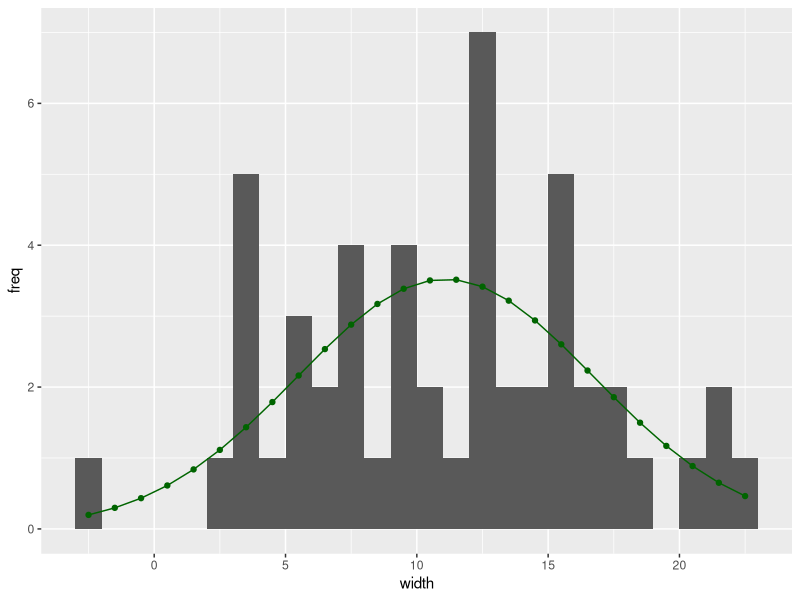
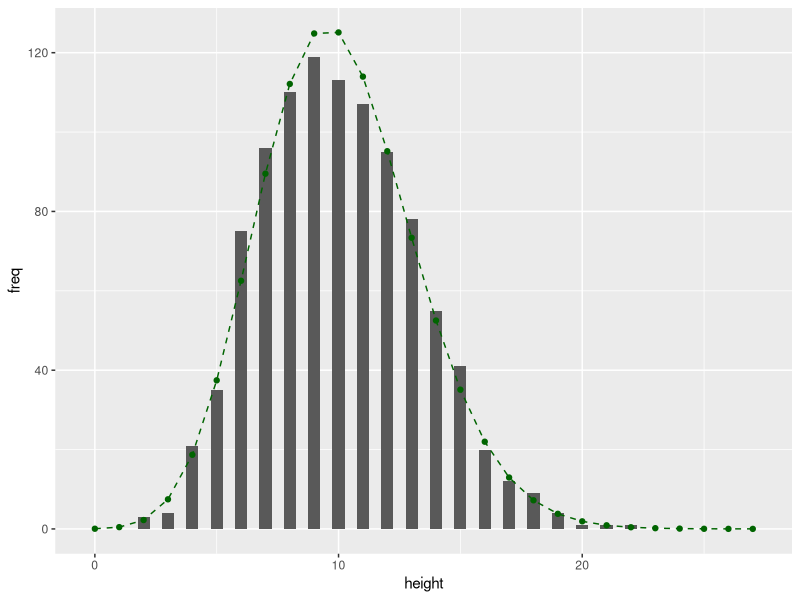

Generate these figures, in order, with R:
library(tidyverse)
library(patchwork)

# Normal distribution -----------------------------------------------------
# create vector and df of 50 random samples
v_norm <- rnorm(50, mean = 10, sd = 5)
df_norm <- tibble(width=v_norm)

# create idealized probability distribution
x <- seq(min(v_norm), max(v_norm), length = 100) #equally spaced vector covering
                                                #the range of the random data
mu <- mean(v_norm) #mean of the random data
sigma <- sd(v_norm) #standard deviation of the random data
pd <- dnorm(x, mu, sigma) #probability distribution based on the above quantities

# calculate the probability in discrete bins to compare graphically with random data
x_min <- floor(min(v_norm)) #lower end of range, as integer
x_max <- ceiling(max(v_norm)) #upper end of range, as integer
bin <- seq(x_min, x_max, by = 1) # create bin boundaries

p <- NULL # create object to contain vector of probabilities corresponding to bins
for (i in 1:(length(bin)- 1)) {
  p[i] <- pnorm(bin[i+1], mean = mu, sd =sigma) - pnorm(bin[i], mean = mu, sd = sigma)
} # loop over each bin, adding the cumulative probability within its bounds to
  # the corresponding term of vector p

# scale probability distribution to the data
df_prob <- tibble(p, bin = bin[-length(bin)] +  0.5) %>% 
  mutate (freq = p * length(v_norm))

# plot random samples overlaid by probability distribution
df_norm %>% 
  ggplot(aes(x=width)) +
  geom_histogram(binwidth = 1,
                 center = 0.5) +
  geom_point(data = df_prob,
             aes(y=freq,
                 x=bin),
             color = "darkgreen") +
  geom_line(data = df_prob,
            aes(y=freq,
                x=bin),
            color = "darkgreen")


# Poisson distribution ----------------------------------------------------
# create vector and df of 1000 random samples

v_pois <- rpois(1000, lambda = 10)

df_pois <- tibble(height = v_pois)

# create probability mass as df
x2 <- seq(0,max(v_pois)+5, by = 1) # equally spaced vector covering range of random sample

lambda_hat <- mean(v_pois) # lambda of random data
pm <- dpois(x2, lambda = lambda_hat) # probability mass over the range of the data
                                      # based on given lambda_hat

df_prob2 <- tibble(x2=x2,y=pm) %>%  # scale probability to data
  mutate(freq = y * length(v_pois))

# plot random samples overlaid by probability distribution
df_pois %>% 
  ggplot(aes(x=height))+
  geom_histogram(binwidth = 0.5,
                 center = 0) +
  geom_line(data=df_prob2,
            aes(x=x2,
                y=freq),
            linetype = "dashed",
            color = "darkgreen") +
  geom_point(data = df_prob2,
             aes(x=x2,
                 y=freq),
             color="darkgreen")
